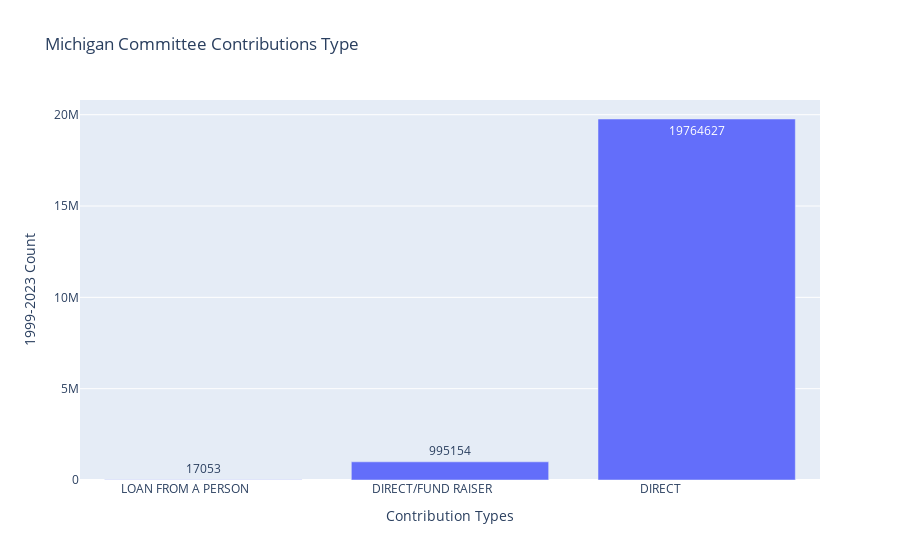

Notebook source saved alongside this figure:
### Code cell
# Plot 1999-2023 Contributions by Type
fig = px.bar(
    contribution_type_count,
    x="Cont_Type",
    y="Count",
    title="Michigan Committee Contributions Type",
    text="Count",
)
fig.update_layout(
    xaxis_title="Contribution Types",
    yaxis_title="1999-2023 Count",
    xaxis={"categoryorder": "total ascending"},
)
fig.show()

### Figure 1 — Plotly figure (JSON) as saved in the notebook; plotly's stock layout.template omitted (floating-point values rounded to 4 significant figures)
{"data": [{"alignmentgroup": "True", "hovertemplate": "Cont_Type=%{x}<br>Count=%{text}<extra></extra>", "legendgroup": "", "marker": {"color": "#636efa", "pattern": {"shape": ""}}, "name": "", "offsetgroup": "", "orientation": "v", "showlegend": false, "text": [19764627, 995154, 17053], "textposition": "auto", "type": "bar", "x": ["DIRECT                        ", "DIRECT/FUND RAISER            ", "LOAN FROM A PERSON            "], "xaxis": "x", "y": [19764627, 995154, 17053], "yaxis": "y"}], "layout": {"barmode": "relative", "legend": {"tracegroupgap": 0}, "title": {"text": "Michigan Committee Contributions Type"}, "xaxis": {"anchor": "y", "categoryorder": "total ascending", "domain": [0, 1], "title": {"text": "Contribution Types"}}, "yaxis": {"anchor": "x", "domain": [0, 1], "title": {"text": "1999-2023 Count"}}}}
